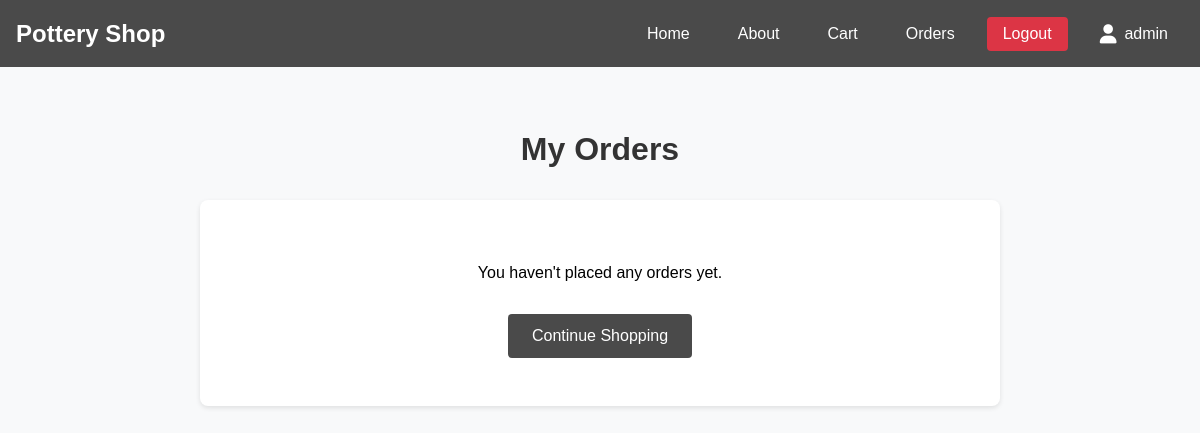
The page /orders/ (signed in) on the database as committed earlier.
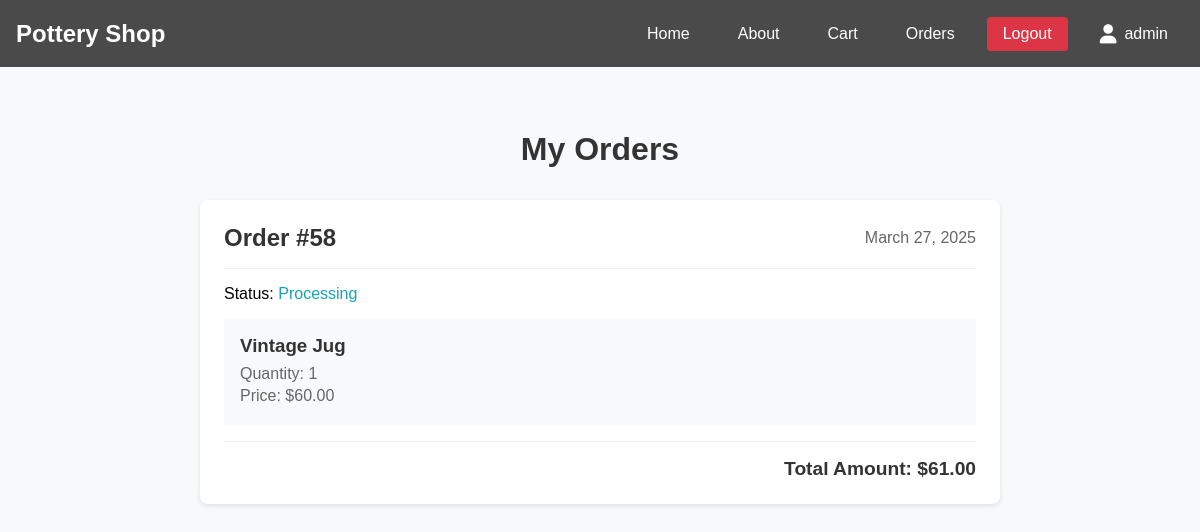
The same page on the database as committed later.
### shop/models.py (models this page shows, shortened)
class Order(models.Model):
    STATUS_CHOICES = [
        ('pending', 'Pending'),
        ('processing', 'Processing'),
        ('shipped', 'Shipped'),
        ('delivered', 'Delivered'),
    ]
    customer_name = models.CharField(max_length=200)
    customer_email = models.EmailField()
    products = models.ManyToManyField(Product, through='OrderItem')
    status = models.CharField(max_length=20, choices=STATUS_CHOICES, default='pending')
    total_amount = models.DecimalField(max_digits=10, decimal_places=2)
    created_at = models.DateTimeField(auto_now_add=True)
    updated_at = models.DateTimeField(auto_now=True)
    objects = OrderManager()

class OrderItem(models.Model):
    order = models.ForeignKey(Order, on_delete=models.CASCADE)
    product = models.ForeignKey(Product, on_delete=models.CASCADE)
    quantity = models.IntegerField(default=1)
    price = models.DecimalField(max_digits=10, decimal_places=2)

class Product(models.Model):
    title = models.CharField(max_length=200)
    description = models.TextField()
    price = models.DecimalField(max_digits=6, decimal_places=2)
    image = models.ImageField(upload_to='products/', null=True, blank=True)
    category = models.ForeignKey(Category, on_delete=models.SET_NULL, null=True, blank=True, related_name='products')
    stock = models.IntegerField(default=0)
    is_active = models.BooleanField(default=True)
    created_at = models.DateTimeField(auto_now_add=True)
    updated_at = models.DateTimeField(auto_now=True)
    objects = ProductManager()

### shop/views.py (the view)
# urls.py: path('orders/', orders_view, name='orders'),
def orders_view(request):
    if request.user.is_authenticated:
        orders = Order.objects.filter(customer_email=request.user.email)
    else:
        orders = Order.objects.filter(customer_email='guest@example.com')
    orders = orders.order_by('-created_at')
    return render(request, 'orders.html', {'orders': orders})

### shop/context_processors.py (called while the page is built)
def cart_count(request):
    try:
        order = Order.objects.filter(status='pending').first()
        if order:
            count = OrderItem.objects.filter(order=order).count()
        else:
            count = 0
    except:
        count = 0
    return {'cart_count': count}

### templates/orders.html (shortened to what this page needs)
{% extends "base.html" %}
{% block content %}
    <div class="orders-container">
        <h1>My Orders</h1>
        {% if orders %}
            {% for order in orders %}
                <div class="order-card">
                    <div class="order-header">
                        <h2>Order #{{ order.id }}</h2>
                        <span class="order-date">{{ order.created_at|date:"F j, Y" }}</span>
                    </div>
                    <div class="order-status">
                        Status: <span class="status-{{ order.status }}">{{ order.status|title }}</span>
                    </div>
                    <div class="order-items">
                        {% for item in order.orderitem_set.all %}
                            <div class="order-item">
                                <div class="item-details">
                                    <h3>{{ item.product.title }}</h3>
                                    <p>Quantity: {{ item.quantity }}</p>
                                    <p>Price: ${{ item.price }}</p>
                                </div>
                            </div>
                        {% endfor %}
                    </div>
                    <div class="order-total">
                        Total Amount: ${{ order.total_amount }}
                    </div>
                </div>
            {% endfor %}
        {% else %}
            <div class="no-orders">
                <p>You haven't placed any orders yet.</p>
                <a href="{% url 'home' %}" class="continue-shopping">Continue Shopping</a>
            </div>
        {% endif %}
    </div>
{% endblock %}

Rows that differ between the two databases and show on the page:
added Order: id "58", created_at "March 27, 2025", status "Processing", total_amount "61.00"
added OrderItem: product "Vintage Jug", quantity "1", price "60.00"
Other text that changed with them:
text no longer shown: "You haven't placed any orders yet. Continue Shopping"
